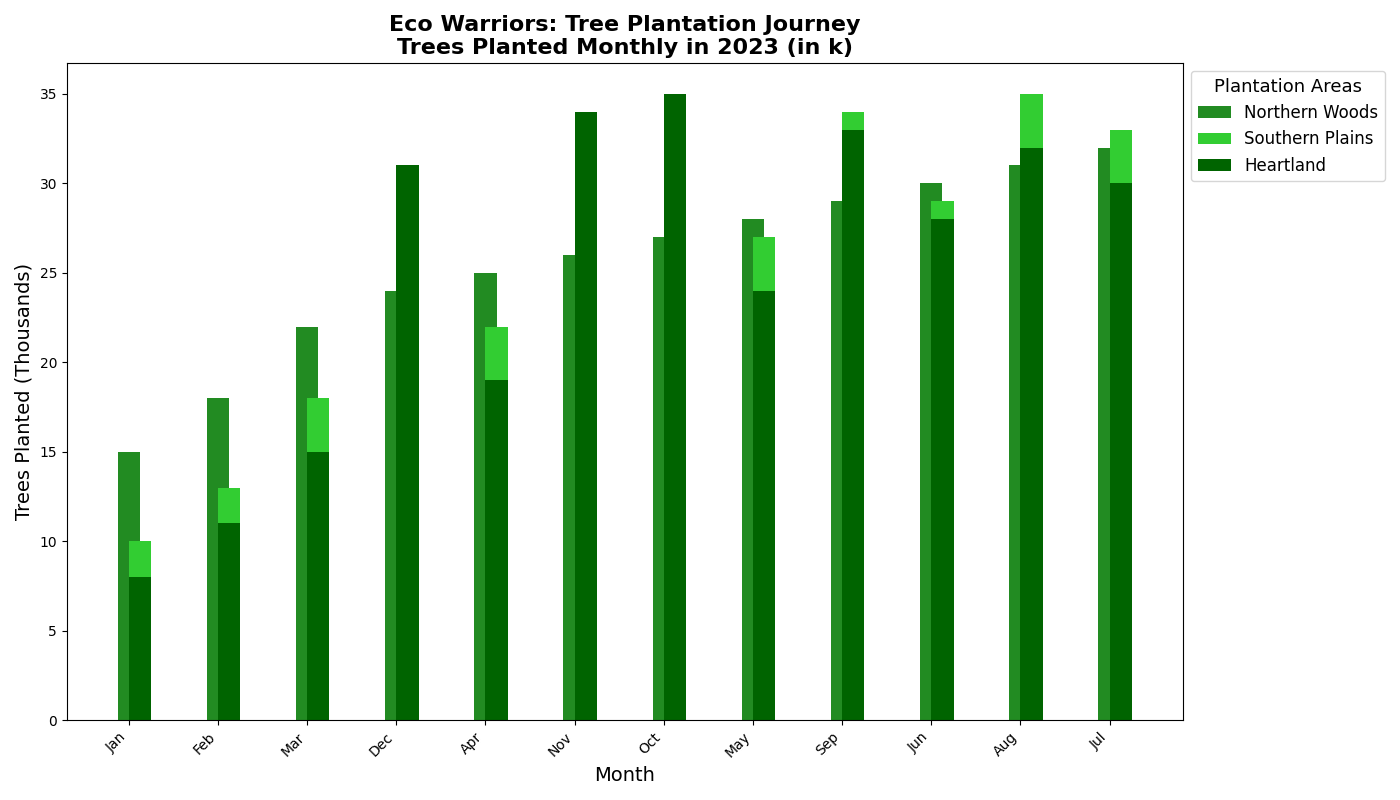

Source code (Python):
import matplotlib.pyplot as plt
import numpy as np

# Defining the data
months = np.array(['Jan', 'Feb', 'Mar', 'Apr', 'May', 'Jun', 'Jul', 'Aug', 'Sep', 'Oct', 'Nov', 'Dec'])
north_trees = [15, 18, 22, 25, 28, 30, 32, 31, 29, 27, 26, 24]
south_trees = [10, 13, 18, 22, 27, 29, 33, 35, 34, 32, 30, 25]
central_trees = [8, 11, 15, 19, 24, 28, 30, 32, 33, 35, 34, 31]

# Sorting the data
sorted_indices_north = np.argsort(north_trees)
sorted_indices_south = np.argsort(south_trees)
sorted_indices_central = np.argsort(central_trees)

# Sorting the months and tree data for each region accordingly
sorted_months_north = months[sorted_indices_north]
sorted_north_trees = np.array(north_trees)[sorted_indices_north]

sorted_months_south = months[sorted_indices_south]
sorted_south_trees = np.array(south_trees)[sorted_indices_south]

sorted_months_central = months[sorted_indices_central]
sorted_central_trees = np.array(central_trees)[sorted_indices_central]

# Plotting the sorted bar chart
fig, ax = plt.subplots(figsize=(14, 8))

ax.bar(sorted_months_north, sorted_north_trees, width=0.25, label='Northern Woods', color='forestgreen', align='center')
ax.bar(sorted_months_south, sorted_south_trees, width=0.25, label='Southern Plains', color='limegreen', align='edge')
ax.bar(sorted_months_central, sorted_central_trees, width=0.25, label='Heartland', color='darkgreen', align='edge')

ax.set_title('Eco Warriors: Tree Plantation Journey\nTrees Planted Monthly in 2023 (in k)', fontsize=16, fontweight='bold')
ax.set_xlabel('Month', fontsize=14)
ax.set_ylabel('Trees Planted (Thousands)', fontsize=14)

ax.legend(title='Plantation Areas', title_fontsize='13', fontsize='12', loc='upper left', bbox_to_anchor=(1, 1))

plt.xticks(rotation=45, ha='right')
plt.tight_layout()
plt.show()
